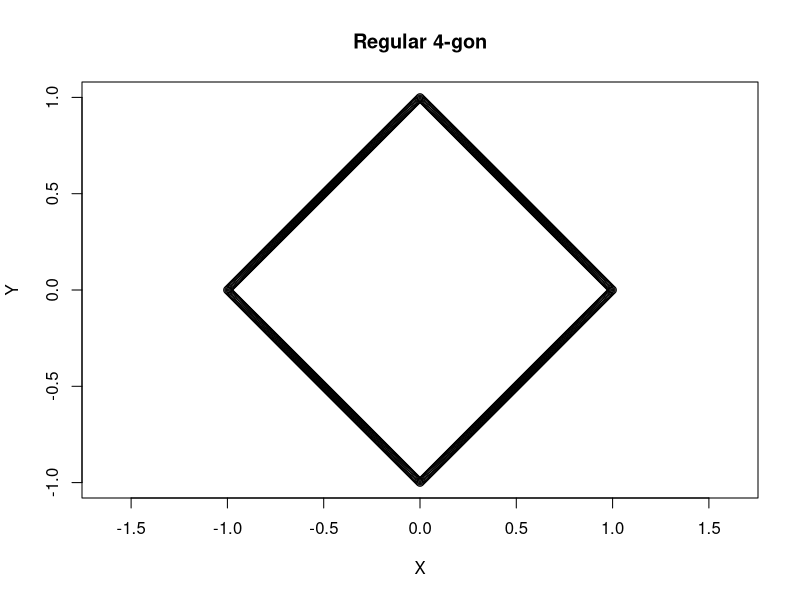

Generate this figure with R:
n=4;
theta=(0:999)/1000;
r=cos(pi/n)/cos(2*pi*(n*theta)%%1/n-pi/n);
plot(r*cos(2*pi*theta),r*sin(2*pi*theta),asp=1,xlab="X",ylab="Y",main=paste("Regular ",n,"-gon",sep=""));